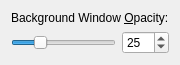
<ui version="4.0" >
 <class>KWin::BoxSwitchEffectConfigForm</class>
 <widget class="QWidget" name="KWin::BoxSwitchEffectConfigForm" >
  <property name="geometry" >
   <rect>
    <x>0</x>
    <y>0</y>
    <width>175</width>
    <height>59</height>
   </rect>
  </property>
  <layout class="QVBoxLayout" >
   <item>
    <widget class="QLabel" name="label" >
     <property name="text" >
      <string>Background Window &amp;Opacity:</string>
     </property>
     <property name="buddy" >
      <cstring>opacitySpin</cstring>
     </property>
    </widget>
   </item>
   <item>
    <layout class="QHBoxLayout" >
     <item>
      <widget class="QSlider" name="opacitySlider" >
       <property name="minimum" >
        <number>1</number>
       </property>
       <property name="maximum" >
        <number>100</number>
       </property>
       <property name="value" >
        <number>25</number>
       </property>
       <property name="orientation" >
        <enum>Qt::Horizontal</enum>
       </property>
      </widget>
     </item>
     <item>
      <widget class="QSpinBox" name="opacitySpin" >
       <property name="minimum" >
        <number>1</number>
       </property>
       <property name="maximum" >
        <number>100</number>
       </property>
       <property name="value" >
        <number>25</number>
       </property>
      </widget>
     </item>
    </layout>
   </item>
  </layout>
 </widget>
 <resources/>
 <connections>
  <connection>
   <sender>opacitySpin</sender>
   <signal>valueChanged(int)</signal>
   <receiver>opacitySlider</receiver>
   <slot>setValue(int)</slot>
   <hints>
    <hint type="sourcelabel" >
     <x>193</x>
     <y>52</y>
    </hint>
    <hint type="destinationlabel" >
     <x>128</x>
     <y>46</y>
    </hint>
   </hints>
  </connection>
  <connection>
   <sender>opacitySlider</sender>
   <signal>valueChanged(int)</signal>
   <receiver>opacitySpin</receiver>
   <slot>setValue(int)</slot>
   <hints>
    <hint type="sourcelabel" >
     <x>69</x>
     <y>45</y>
    </hint>
    <hint type="destinationlabel" >
     <x>200</x>
     <y>42</y>
    </hint>
   </hints>
  </connection>
 </connections>
</ui>
